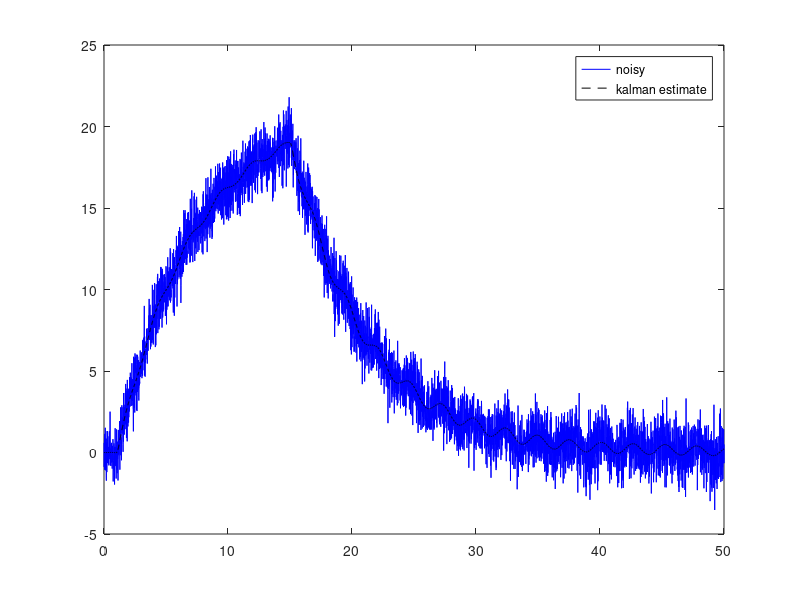

This chart was generated by the following MATLAB code: (Note: this script raises an error after producing the figure.)

% https://ctms.engin.umich.edu/CTMS/index.php?example=InvertedPendulum&section=SystemModeling
clear; close all; clc;
M = 5; %cart
m = 1; %pendulum
b = 1;
% I = 0.006;
g = -10;
l = 2;
L = 2;
% p = I*(M+m)+M*m*l^2; %denominator for the A and B matrices

% A = [0      1              0           0;
%      0 -(I+m*l^2)*b/p  (m^2*g*l^2)/p   0;
%      0      0              0           1;
%      0 -(m*l*b)/p       m*g*l*(M+m)/p  0];
% B = [     0;
%      (I+m*l^2)/p;
%           0;
%         m*l/p];


A = [0      1               0         0;
     0    -b/M            m*g/M       0;
     0      0               0         1;
     0   -b/(M*L)    (m+M)*g/(M*L)    0];


B = [0;
     1/M;
     0;
     1/(M*L)];

C = [1 0 0 0];

D = [0;
     0];

Q = 0.1 * eye(4); % process (state model) noise covaraince
R = 1; % measurement noise

BF = [B Q 0*B ];

% input to the system is u, disturbance for each state, and measurement
% noise
sysC = ss(A,BF,C,[0 0 0 0 0 R]);



%% Build Kalman Filter
sysFullOutput = ss(A,BF,eye(4),zeros(4,size(BF,2)));

[Kf,P,E] = lqe(A,Q,C,Q,R);

sysKF = ss(A-Kf*C, [B Kf],eye(4), 0*[B Kf]);

%% Setup Sim
dt = 0.01;

T = 50;
t = 0:dt:T;

uD = randn(4,size(t,2));
uN = randn(1,size(t,2));


u = 0*t;
u(100:120) = 100;
u(1500:1520) = -100;

% why is Vd squared
uAUG = [u; Q*uD; R*uN];

figure(1);
[y_sim,t] = lsim(sysC, uAUG,t);
plot(t,y_sim,'b');
hold on;
[x_true,t] = lsim(sysFullOutput, uAUG, t);
[x_est,t] = lsim(sysKF,[u ; y_sim'],t);

plot(t,C*x_est',"k--");
legend('noisy','kalman estimate') 

hold off;
% plot(t,xtrue);



%% Discrete simulation
         
T = 50;
dt = 0.01;
t = 0:dt:T;


F_sys = @(time,state,input) A * state + BF* input;
F_model = @(time,state,input) A * state + B * input;

F_x = @(t,x) A * x;
F_Pdot = @(time,state,input) A * P * A' + Q;


x = zeros(4,length(t));
x_hat = zeros(4,length(t));
y = zeros(1,length(t));
u = zeros(1,length(t));

%Intial Conditions
x0 = [0; 0; 0; 0];
x(:,1) = x0;
x_hat(:,1) = x0;
y(1) = C * x0;
P = zeros(4,4);
u(1) = 0;

% Discretize the state space model



sysDis = c2d(sysFullOutput,dt,'foh');
Ad = sysDis.A;
Bd = sysDis.B(:,1);
Qd = sysDis.B(:,2:5);

r = [1; 0; pi; 0];

for k = 1:length(t)-1                                                                                                           

% to demonstrate basic filter, uncomment lines 133-140ish and comment out 
% and comment out the LQR control lines (146-153)



    if k >=100 && k < 120 
        u(k) = 100;
    elseif k >= 1500 && k <= 1520 
        u(k) = -100;
    else
        u(k) = 0;
    end

    wk = Q*randn(4,1);
    vk = randn(1,1);


    input = [u(k); wk; vk];

    y(k) = C*x(:,k)+ R *vk; % get measurement

    
    % get initial, unfiltered estimate
    x_temp = rk4(F_model, t(k), dt, x_hat(:,k), u(:,k));
    P_temp = rk4(F_Pdot, t(k), dt, P, 0);
    
    [x_next, Kf, P_next] = estimate(P_temp, C, R, x_temp, y(k));


    x_hat(:,k+1) = x_next;
    P = P_next;
  
    
    x(:,k+1) = rk4(F_sys,t(k),dt, x(:,k), input); 
    

end

% 
%% Plot results

figure(2);
plot(t,y,'DisplayName','noisy');
hold on;
plot(t,C*x_hat,'k--','DisplayName','estimate');
% plot(t,C*x,'ro','DisplayName','real');
hold off;
legend();

figure(3);

plot(t,x);
legend('x','v','\theta','\omega');
